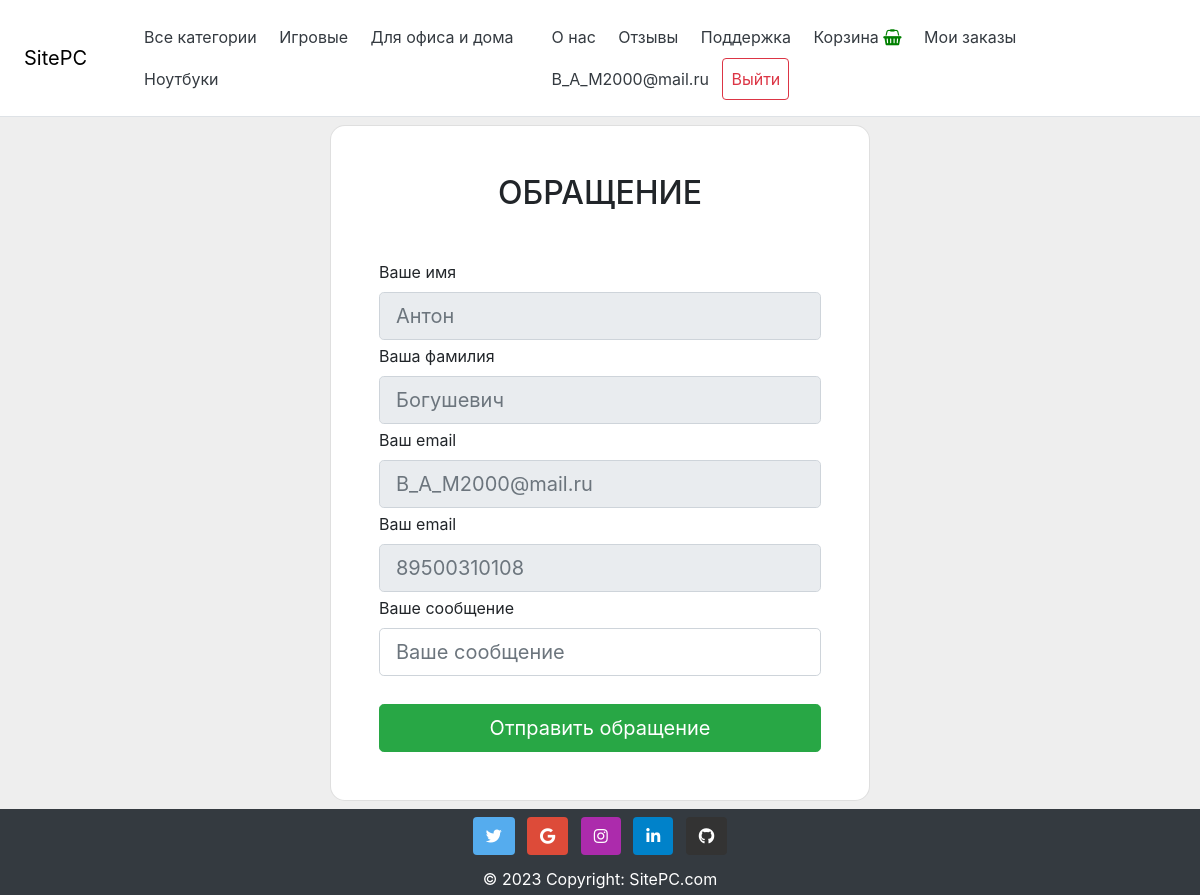
Page /help/ (signed in) on the earlier database version.
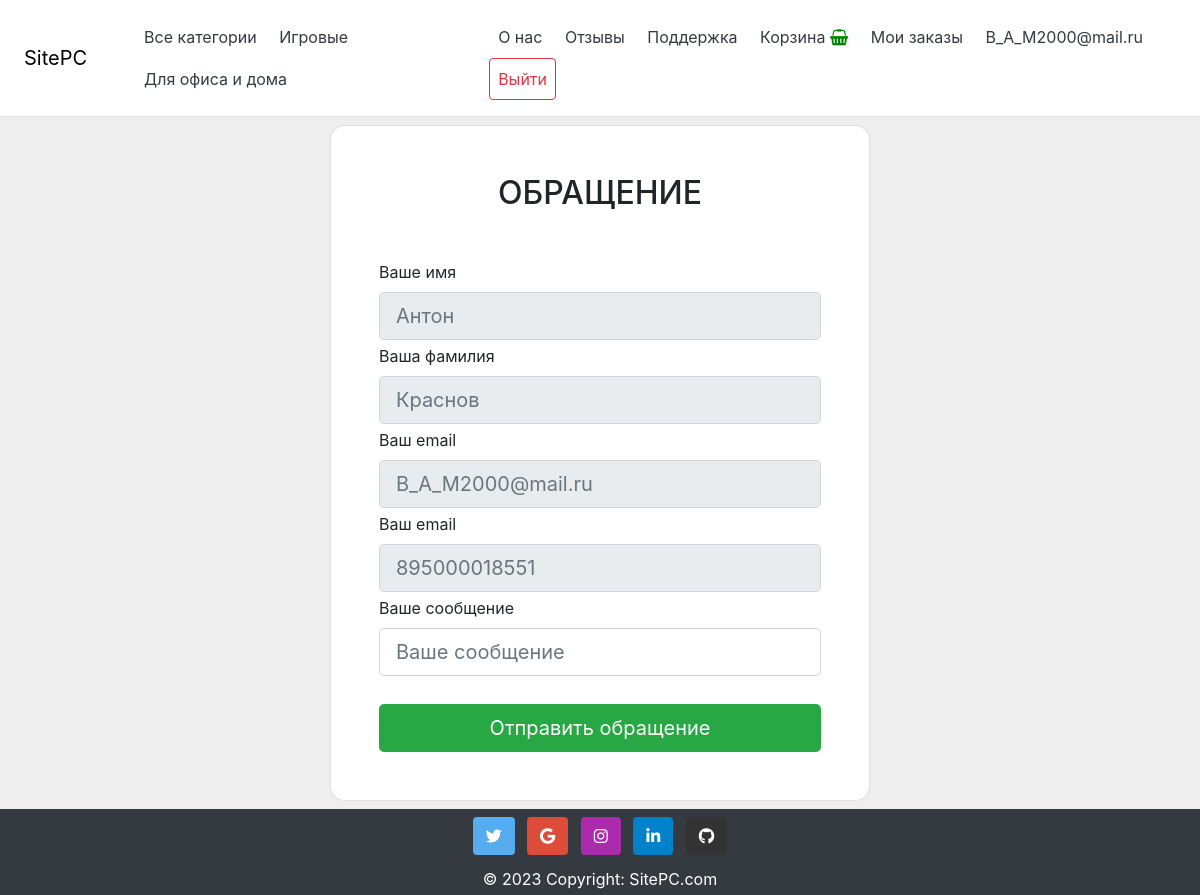
Same page on the later database version.
### SitePC/models.py (models this page shows, shortened)
class Category(models.Model):
    name = models.CharField(max_length=100, db_index=True, verbose_name="Наименование категории")
    slug = models.SlugField(max_length=255, unique=True, db_index=True, verbose_name="SLUG")
    def get_absolute_url(self):
        return reverse('category', kwargs={'cat_slug': self.slug})

### accounts/models.py (models this page shows, shortened)
class User(AbstractBaseUser):
    email = models.EmailField(verbose_name='email address', unique=True, max_length=255)
    first_name = models.CharField(max_length=255)
    last_name = models.CharField(max_length=255)
    date_of_birth = models.DateField(blank=True)
    date_joined = models.DateTimeField(default=timezone.now)
    address = models.CharField(max_length=255, null=True, blank=True)
    phoneNumberRegex = RegexValidator(regex=r"^\+?1?\d{8,15}$")
    mobile = models.CharField(validators=[phoneNumberRegex], max_length=16, unique=True)
    is_staff = models.BooleanField(default=False)
    is_active = models.BooleanField(default=True)
    is_superuser = models.BooleanField(default=False)
    USERNAME_FIELD = 'email'
    REQUIRED_FIELDS = ['first_name', 'last_name', 'date_of_birth', 'mobile']
    objects = CustomUserManager()

### SitePC/views.py (the view)
# urls.py: path('help/', helper, name='helper'),
def helper(request, **kwargs):
    success = 0
    context = kwargs
    cats = CategoryModel.objects.all()
    context['cats'] = cats
    if 'cat_selected' not in context:
        context['cat_selected'] = 0
    if request.method == 'POST':
        form = HelpForm(request.POST)
        if form.is_valid():
            try:
                help = form.save(commit=False)
                help.user = get_current_user()
                help.save()
                success = 1
            except:
                form.add_error(None, 'Ошибка обращения')
    else:
        form = HelpForm()
    return render(request, 'SitePC/help.html', {'form':form, 'success':success, 'cats':cats, 'menu':menu})

### SitePC/forms.py
class HelpForm(forms.ModelForm):
    message = forms.CharField(label='Ваше сообщение', widget=forms.TextInput(
        attrs={'class': 'form-control form-control-lg form-input', 'placeholder': 'Ваше сообщение'}))
    class Meta:
        model = Help
        fields = ['message', ]

### cart/context_processors.py (called while the page is built)
def cart(request):
    return {'cart':Cart(request)}

### SitePC/templates/SitePC/help.html (shortened to what this page needs)
{% extends 'SitePC/base.html' %}
{% block content %}
<div class="container mt-2 mb-2">
    <div class="row d-flex justify-content-center align-items-center">
        <div class="col-md-12 col-lg-7 col-xl-6">
            <div class="card" style="border-radius: 15px;">
                <div class="card-body p-5">
                    <h2 class="text-uppercase text-center mb-5">Обращение</h2>
                    <div class="form-outline mb-1">
                        <label class="form-label" for="name">Ваше имя</label>
                        <input type="text" name="first_name" class="form-control form-control-lg form-input"
                               placeholder="{{user.first_name}}" required="false" id="name" readonly>
                    </div>
                    <div class="form-outline mb-1">
                        <label class="form-label" for="second">Ваша фамилия</label>
                        <input type="text" name="second" class="form-control form-control-lg form-input"
                               placeholder="{{user.last_name}}" required="false" id="second" readonly>
                    </div>
                    <div class="form-outline mb-1">
                        <label class="form-label" for="email">Ваш email</label>
                        <input type="text" name="email" class="form-control form-control-lg form-input"
                               placeholder="{{user.email}}" required="false" id="email" readonly>
                    </div>
                    <div class="form-outline mb-1">
                        <label class="form-label" for="phone">Ваш email</label>
                        <input type="text" name="phone" class="form-control form-control-lg form-input"
                               placeholder="{{user.mobile}}" required="false" id="phone" readonly>
                    </div>
                    <form method="post">
                        {% for f in form %}
                        <div class="form-outline mb-1">
                            <label class="form-label" for="{{ f.id_for_label }}">{{ f.label }}</label>
                            {{ f }}
                        </div>
                        <div class="form-outline" style="color: red">
                        </div>
                        {% endfor %}
                        <div class="d-flex justify-content-center">
                            <button type="submit"
                                    class="btn btn-success btn-block btn-lg gradient-custom-4 text-body">
                                Отправить обращение
                            </button>
                        </div>
                    </form>
                </div>
            </div>
        </div>
    </div>
</div>
{% endblock %}

### SitePC/templates/SitePC/base.html (shortened to what this page needs)
<!DOCTYPE html>
<head>
    {% load static %}
    {% load SitePC_tags %}
    <link rel="stylesheet" type="text/css" href="{% static 'SitePC/css/bootstrap.css' %}">
    <link rel="stylesheet" type="text/css" href="{% static 'SitePC/css/datepicker.css' %}">
    <link rel="stylesheet" href="https://use.fontawesome.com/releases/v5.0.8/css/all.css">
    <link rel='stylesheet' href='https://cdnjs.cloudflare.com/ajax/libs/font-awesome/4.7.0/css/font-awesome.min.css'>
    <link rel="stylesheet" href="{% static 'SitePC/css/style.css' %}" type="text/css" class="">
</head>
<body>
<div class="wrapper">
    {% block mainmenu %}
    <div class="d-flex flex-column flex-md-row align-items-center p-3 px-md-4 mb-10 bg-white border-bottom box-shadow">
        <h5 class="my-0 font-weight-normal"><a href="{% url 'home' %}" style="  color: black">SitePC</a>
        </h5>
        <nav class="pl-5 my-0 mr-md-auto font-weight-normal">
            {% if cat_selected == 0 %}
            <a class="btn p-2 text-dark selected rounded" disabled href="/">Все категории</a>
            {% else %}
            <a class="btn p-2 text-dark rounded" href="{% url 'home' %}">Все категории</a>
            {% endif %}
            {% for c in cats %}
            {% if c.pk == cat_selected %}
            <a class="btn p-2 text-dark rounded selected" href="{{ c.get_absolute_url }}">{{ c.name }}</a>
            {% else %}
            <a class="btn p-2 text-dark rounded" href="{{ c.get_absolute_url }}">{{ c.name }}</a>
            {% endif %}
            {% endfor %}
        </nav>
        <nav class="my-2 my-md-auto mr-md-3">
            {% for m in menu %}
            <a class="btn p-2 text-dark rounded" href="{% url m.url_name %}">{{ m.title }}</a>
            {% endfor %}
            {% if request.user.is_authenticated %}
            <a class="btn p-2 text-dark rounded" href="{% url 'helper' %}">Поддержка
            </a>
            <a class="btn p-2 text-dark rounded" href="{% url 'cart:cart_detail' %}">Корзина
                <i class="fa fa-shopping-basket green-color"></i>
            </a>
            <a class="btn p-2 text-dark rounded" href="{% url 'orders' %}">Мои заказы
            </a>
            <a class="btn p-2 text-dark rounded" href="{% url 'profile' %}">{{ user.email }} </a>
            <a class="btn p-2 rounded btn-outline-danger" href="{% url 'logout' %}">Выйти</a>
            {% else %}
            <a class="btn p-2 rounded btn-outline-success" href="{% url 'register' %}">Регистрация</a>
            <a class="btn p-2 rounded btn-outline-success" href="{% url 'login' %}">Войти</a>
            {% endif %}
        </nav>
    </div>
    {% endblock mainmenu %}
    <div class="content">
        <section class="main_section">
            {% block content %}
            {% endblock content %}
        </section>
    </div>
    <div class="footer">
        {% block footer %}
        <footer class="bg-dark text-center text-white">
            <div class="container p-1 pb-0">
                <section class="mb-10">
                    <a
                            class="btn text-white btn-floating m-1"
                            style="background-color: #55acee;"
                            href="#!"
                            role="button"
                    ><i class="fab fa-twitter"></i
                    ></a>
                    <a
                            class="btn text-white btn-floating m-1"
                            style="background-color: #dd4b39;"
                            href="https://www.google.ru/"
                            role="button"
                    ><i class="fab fa-google"></i
                    ></a>
                    <a
                            class="btn text-white btn-floating m-1"
                            style="background-color: #ac2bac;"
                            href="#!"
                            role="button"
                    ><i class="fab fa-instagram"></i
                    ></a>
                    <a
                            class="btn text-white btn-floating m-1"
                            style="background-color: #0082ca;"
                            href="#!"
                            role="button"
                    ><i class="fab fa-linkedin-in"></i
                    ></a>
                    <a
                            class="btn text-white btn-floating m-1"
                            style="background-color: #333333;"
                            href="https://github.com/nemooo-trash"
                            role="button"
                    ><i class="fab fa-github"></i
                    ></a>
                </section>
            </div>
            <div class="text-center p-1 bg-dark">
                © 2023 Copyright:
                <a class="text-white" href="/">SitePC.com</a>
            </div>
        </footer>
    </div>
</div>
{% endblock footer %}
</body>
</html>

### SitePC/static/SitePC/css/style.css (style rules this page uses)
* { margin: 0; padding: 0; }
html, body { height: 100%; }
.wrapper { display: flex; flex-direction: column; height: 100%; }
.content { flex: 1 0 auto; }
.footer { flex: 0 0 auto; }
.main_section { background-color: #eee; height: 100% }
.content { background-color: #eee; }
.green-color { color: green; }
#id_message { resize: none; }

Differences in the rows shown:
removed Category: name "Ноутбуки"
changed User "B_A_M2000@mail.ru": second "Богушевич" → "Краснов"; phone "89500310108" → "895000018551"
